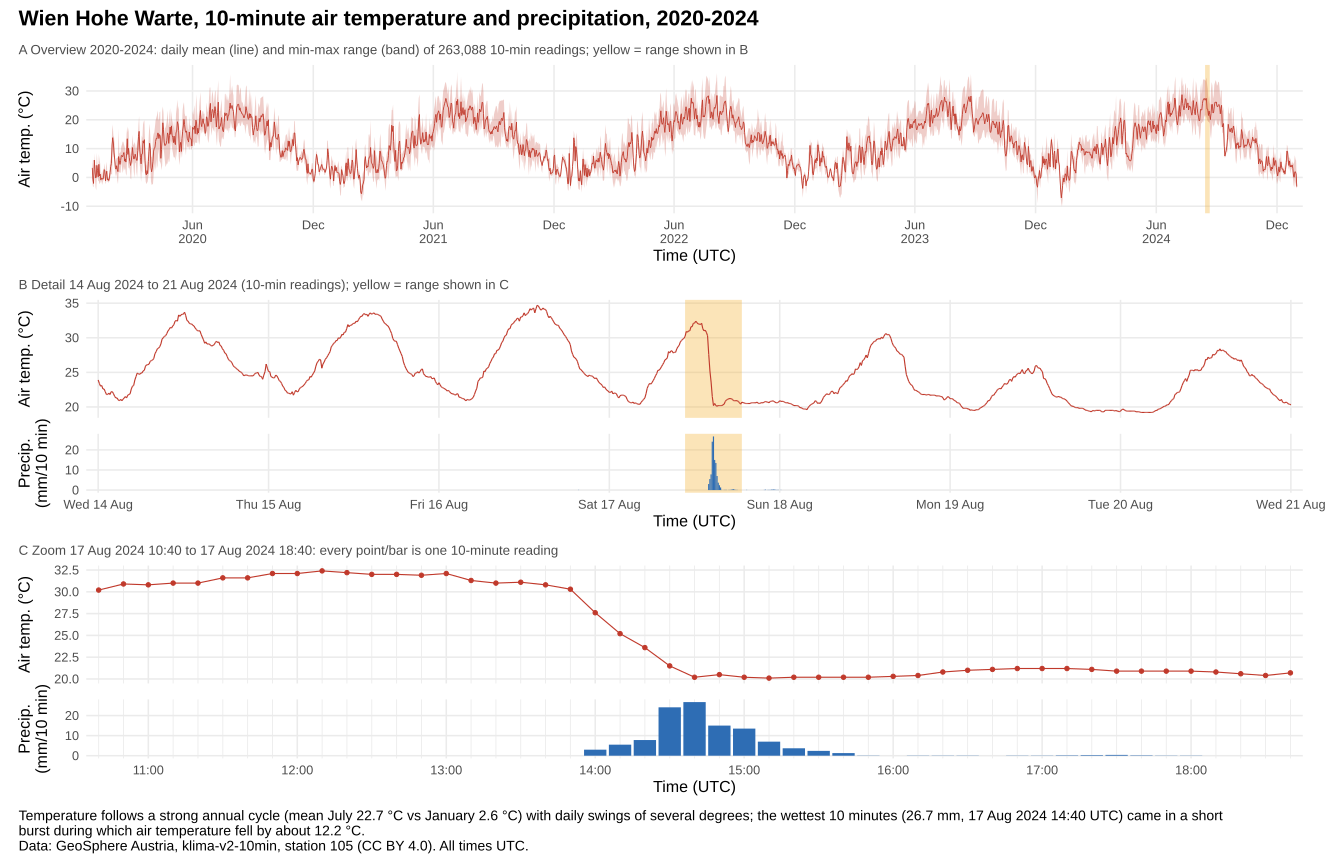

Write the R code that produced this figure.
# Five years of 10-minute weather data at Wien Hohe Warte (GeoSphere Austria, CC BY 4.0)
# Overview (2020-2024) -> linked detail week -> linked 10-minute zoom.
# Static output: the "brush" is the range in `select_range` / `zoom_range` below.
# Set them to any POSIXct range (UTC) to re-link all panels; NULL = choose from data.
suppressPackageStartupMessages({
  library(ggtime); library(ggplot2); library(tsibble); library(readr)
  library(dplyr); library(lubridate); library(scales); library(patchwork)
})

select_range <- NULL   # e.g. as.POSIXct(c("2021-07-15", "2021-07-22"), tz = "UTC")
zoom_range   <- NULL   # e.g. as.POSIXct(c("2021-07-17 12:00", "2021-07-17 20:00"), tz = "UTC")

url <- "https://raw.githubusercontent.com/denisseram/dataset-snapshots/3731e02e38c75e5d70ae92bf3596a69951866c2d/geosphere_wien_10min_2020-2024.csv"
raw <- read_csv(url, col_types = cols(time = col_character(), station = col_integer(),
                                      tl = col_double(), rr = col_double(),
                                      substation = col_integer()))
stopifnot(all(endsWith(raw$time, "+00:00")))   # all stamps are UTC
wx <- raw |>
  mutate(time = as.POSIXct(substr(time, 1, 16), format = "%Y-%m-%dT%H:%M", tz = "UTC")) |>
  as_tsibble(index = time, key = station) |>
  fill_gaps()                       # implicit gaps become NA -> lines break there
n_rows <- nrow(raw)

# ---- overview aggregate (daily, all rows used) ----
daily <- wx |> as_tibble() |>
  mutate(day = as.POSIXct(floor_date(time, "day"))) |>
  group_by(day) |>
  summarise(tmin = min(tl, na.rm = TRUE), tmax = max(tl, na.rm = TRUE),
            tmean = mean(tl, na.rm = TRUE), .groups = "drop")

# ---- default selections, computed from data: the wettest 10-minute reading ----
peak <- wx |> as_tibble() |> slice_max(rr, n = 1, with_ties = FALSE)
if (is.null(select_range)) select_range <- floor_date(peak$time, "day") + days(c(-3, 4))
if (is.null(zoom_range))   zoom_range   <- peak$time + hours(c(-4, 4))

sel  <- wx |> as_tibble() |> filter(time >= select_range[1], time <= select_range[2])
zoom <- wx |> as_tibble() |> filter(time >= zoom_range[1],   time <= zoom_range[2])

# ---- styling ----
c_t <- "#C0392B"; c_r <- "#2E6DB4"; c_sel <- "#F2B134"
th <- theme_minimal(base_size = 12) +
  theme(panel.grid.minor = element_blank(), plot.title.position = "plot",
        plot.subtitle = element_text(size = 10, colour = "grey30"))
sel_rect  <- function(r) annotate("rect", xmin = r[1], xmax = r[2], ymin = -Inf, ymax = Inf,
                                  fill = c_sel, alpha = 0.35)

# ---- A: overview ----
pA <- ggplot(daily, aes(day)) +
  sel_rect(select_range) +
  geom_ribbon(aes(ymin = tmin, ymax = tmax), fill = c_t, alpha = 0.25) +
  geom_time_line(aes(y = tmean), colour = c_t, linewidth = 0.3) +
  scale_x_datetime(date_breaks = "6 months", date_minor_breaks = "1 month",
                   labels = label_date_short(), expand = expansion(0.005)) +
  labs(subtitle = sprintf("A  Overview 2020-2024: daily mean (line) and min-max range (band) of %s 10-min readings; yellow = range shown in B",
                          format(n_rows, big.mark = ",")),
       x = "Time (UTC)", y = "Air temp. (°C)") + th

# ---- B: detail (selected week) ----
xs_B <- scale_x_datetime(limits = select_range, date_breaks = "1 day",
                         date_minor_breaks = "6 hours", labels = label_date("%a %d %b"),
                         expand = expansion(0.01))
pB_t <- ggplot(sel, aes(time, tl)) + sel_rect(zoom_range) +
  geom_time_line(colour = c_t, linewidth = 0.4) + xs_B +
  labs(subtitle = sprintf("B  Detail %s to %s (10-min readings); yellow = range shown in C",
                          format(select_range[1], "%d %b %Y"), format(select_range[2], "%d %b %Y")),
       x = NULL, y = "Air temp. (°C)") +
  th + theme(axis.text.x = element_blank())
pB_r <- ggplot(sel, aes(time, rr)) + sel_rect(zoom_range) +
  geom_col(fill = c_r, width = 600, na.rm = TRUE) + xs_B +
  labs(x = "Time (UTC)", y = "Precip.\n(mm/10 min)") + th

# ---- C: zoom to individual 10-minute readings ----
xs_C <- scale_x_datetime(limits = zoom_range + minutes(c(-5, 5)), date_breaks = "1 hour",
                         date_minor_breaks = "10 min", labels = label_date("%H:%M"),
                         expand = expansion(0))
pC_t <- ggplot(zoom, aes(time, tl)) +
  geom_time_line(colour = c_t, linewidth = 0.4) +
  geom_point(colour = c_t, size = 1.2, na.rm = TRUE) + xs_C +
  labs(subtitle = sprintf("C  Zoom %s: every point/bar is one 10-minute reading",
                          paste(format(zoom_range, "%d %b %Y %H:%M"), collapse = " to ")),
       x = NULL, y = "Air temp. (°C)") +
  th + theme(axis.text.x = element_blank(),
             panel.grid.minor.x = element_line(colour = "grey92", linewidth = 0.3))
pC_r <- ggplot(zoom, aes(time, rr)) +
  geom_col(fill = c_r, width = 540, na.rm = TRUE) + xs_C +
  labs(x = "Time (UTC)", y = "Precip.\n(mm/10 min)") +
  th + theme(panel.grid.minor.x = element_line(colour = "grey92", linewidth = 0.3))

# ---- caption computed from data ----
mon <- daily |> mutate(m = month(day)) |> group_by(m) |> summarise(t = mean(tmean))
warm <- mon |> slice_max(t, n = 1); cold <- mon |> slice_min(t, n = 1)
t_drop <- zoom |> filter(time <= peak$time) |> summarise(d = max(tl, na.rm = TRUE) - min(tl[time >= peak$time - hours(1)], na.rm = TRUE))
caption <- sprintf(
  "Temperature follows a strong annual cycle (mean %s %.1f °C vs %s %.1f °C) with daily swings of several degrees; the wettest 10 minutes (%.1f mm, %s UTC) came in a short burst during which air temperature fell by about %.1f °C.",
  month.name[warm$m], warm$t, month.name[cold$m], cold$t,
  peak$rr, format(peak$time, "%d %b %Y %H:%M"), t_drop$d)

fig <- pA / (pB_t / pB_r + plot_layout(heights = c(2, 1))) /
  (pC_t / pC_r + plot_layout(heights = c(2, 1))) +
  plot_layout(heights = c(1, 1.3, 1.3)) +
  plot_annotation(
    title = "Wien Hohe Warte, 10-minute air temperature and precipitation, 2020-2024",
    subtitle = NULL,
    caption = paste0(paste(strwrap(caption, 190), collapse = "\n"), "\nData: GeoSphere Austria, klima-v2-10min, station 105 (CC BY 4.0). All times UTC."),
    theme = theme(plot.title = element_text(face = "bold", size = 16),
                  plot.caption = element_text(hjust = 0, size = 10.5), plot.margin = margin(8, 25, 8, 8)))

ggsave("plot.png", fig, width = 1400, height = 900, units = "px", dpi = 100, bg = "white")
ggsave("plot.svg", fig, width = 14, height = 9, bg = "white")
